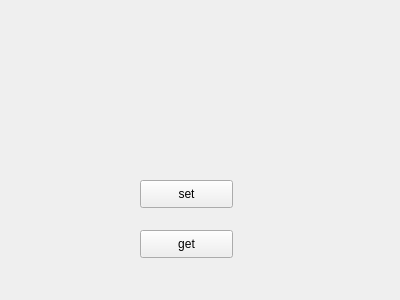
<?xml version="1.0" encoding="UTF-8"?>
<ui version="4.0">
 <class>Widget</class>
 <widget class="QWidget" name="Widget">
  <property name="geometry">
   <rect>
    <x>0</x>
    <y>0</y>
    <width>400</width>
    <height>300</height>
   </rect>
  </property>
  <property name="windowTitle">
   <string>Widget</string>
  </property>
  <widget class="small" name="widget" native="true">
   <property name="geometry">
    <rect>
     <x>0</x>
     <y>70</y>
     <width>381</width>
     <height>80</height>
    </rect>
   </property>
  </widget>
  <widget class="QPushButton" name="set">
   <property name="geometry">
    <rect>
     <x>140</x>
     <y>180</y>
     <width>93</width>
     <height>28</height>
    </rect>
   </property>
   <property name="text">
    <string>set</string>
   </property>
  </widget>
  <widget class="QPushButton" name="get">
   <property name="geometry">
    <rect>
     <x>140</x>
     <y>230</y>
     <width>93</width>
     <height>28</height>
    </rect>
   </property>
   <property name="text">
    <string>get</string>
   </property>
  </widget>
 </widget>
 <layoutdefault spacing="6" margin="11"/>
 <customwidgets>
  <customwidget>
   <class>small</class>
   <extends>QWidget</extends>
   <header location="global">small.h</header>
   <container>1</container>
  </customwidget>
 </customwidgets>
 <resources/>
 <connections/>
</ui>
